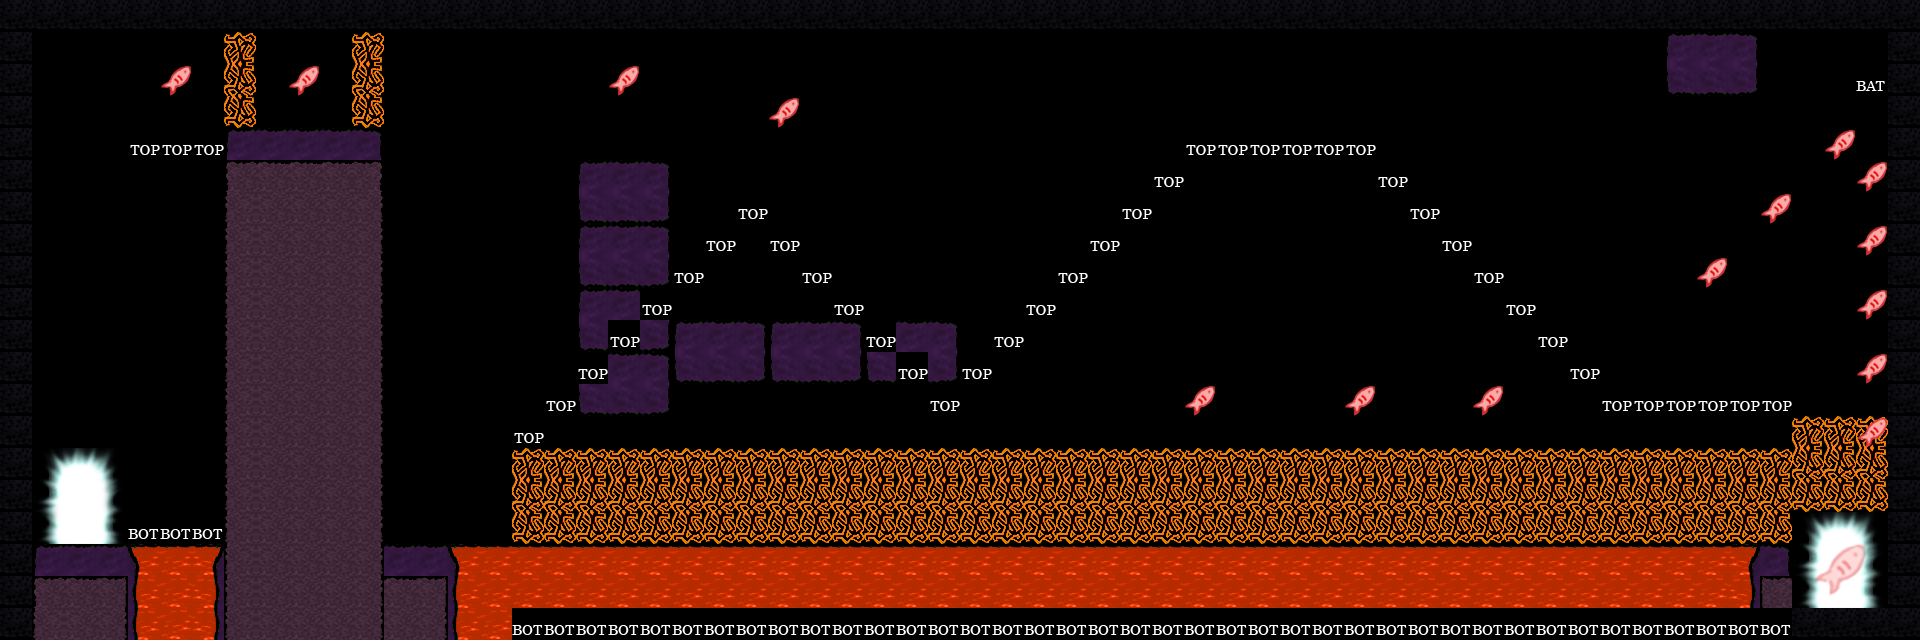

Below is a game level as drawn by its tile map, then a one-line description and the .tmx that defines it (tile-layer data replaced by summaries):
An orthogonal 60x20 tile map with 32x32 px tiles, 3 tile layers (background, foreground, object), 2 tilesets.

<map version="1.0" orientation="orthogonal" width="60" height="20" tilewidth="32" tileheight="32">
 <tileset firstgid="1" source="hellTiles.tsx" />
 <tileset firstgid="201" source="salmonTiles.tsx" />
 <layer name="background" width="60" height="20">
  <data>[1200 cells, 6 non-empty, 3 distinct tile ids]</data>
 </layer>
 <layer name="foreground" width="60" height="20">
  <data>[1200 cells, 534 non-empty, 50 distinct tile ids]</data>
 </layer>
 <layer name="object" width="60" height="20">
  <data>[1200 cells, 114 non-empty, 6 distinct tile ids]</data>
 </layer>
 <imagelayer name="Image Layer 1" width="60" height="20" />
</map>
